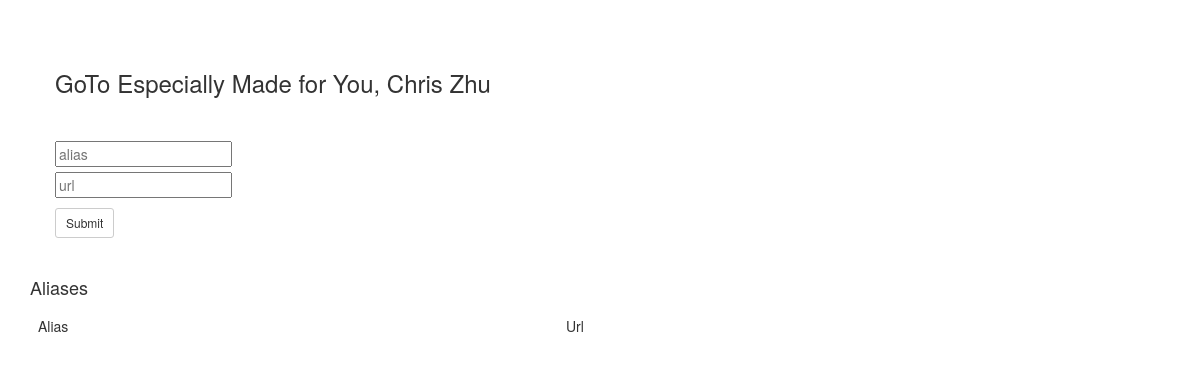
Before: / with the older database file.
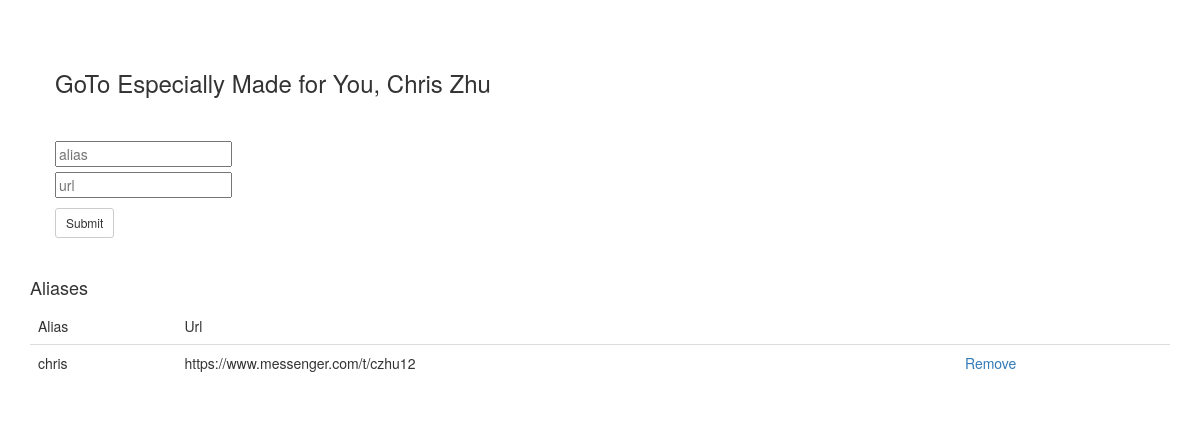
After: the same page with the newer database file.
### tables this page shows
CREATE TABLE short_routes (id INTEGER PRIMARY KEY AUTOINCREMENT, alias text, url text);

### server.py (the view)
@app.route('/')
def index():
    con = sqlite3.connect("example.db")
    con.row_factory = sqlite3.Row
    cur = con.cursor()
    cur.execute("select * from short_routes")
    rows = cur.fetchall();
    return render_template('mini_routes.html', rows = rows)

### templates/mini_routes.html (shortened to what this page needs)
<!doctype html>
<html>
    <head>
	<link rel="stylesheet" href="https://maxcdn.bootstrapcdn.com/bootstrap/3.3.7/css/bootstrap.min.css">
	<link rel = "stylesheet" type = "text/css" href = "/static/goto.css">
    </head>
    <body>
	<form action = "/add_new_route" method = "POST">
	    <div class = "row">
		<div class = "col-md-12 title">
		    <h3> GoTo Especially Made for You, Chris Zhu </h3>
		</div>
	    </div>
	    <div class = "row">
		<div class = "col-md-12 alias_form">
		    <input type = "text" name = "alias" placeholder ="alias" class = "inputs"/></br>
		    <input type = "text" name = "url" placeholder = "url" class = "inputs"/> </br>
		    <button type = "submit" class = "btn btn-default btn-sm" />Submit<br>
		</div>
	    </div>
	</form>
	<div class = "container">
	    <h4> Aliases</h4>
	    <table class = "table table-hover">
		<thead>
		    <td>Alias</td>
		    <td>Url</td>
		    <td>&nbsp</td>
		</thead>
		<tbody>
		    {% for row in rows %}
		    <tr>
			<td>{{row["alias"]}}</td>
			<td>{{row["url"]}}</td>
			<td> <a href = "/delete/{{row["alias"]}}"> Remove </a></td>
		    </tr>
		    {% endfor %}
		</tbody>
	    </table>
	</body>
    </html>

### static/goto.css (style rules this page uses)
.alias_form { padding-left: 70px; }
.title { padding-left: 70px; margin-bottom: 30px; margin-top: 50px; }
.btn { margin-top: 10px; }
.container { margin-top: 30px; }
.inputs { margin-top: 5px; }

Changed rows visible on the page:
added short_routes: alias "chris", url "https://www.messenger.com/t/czhu12"
